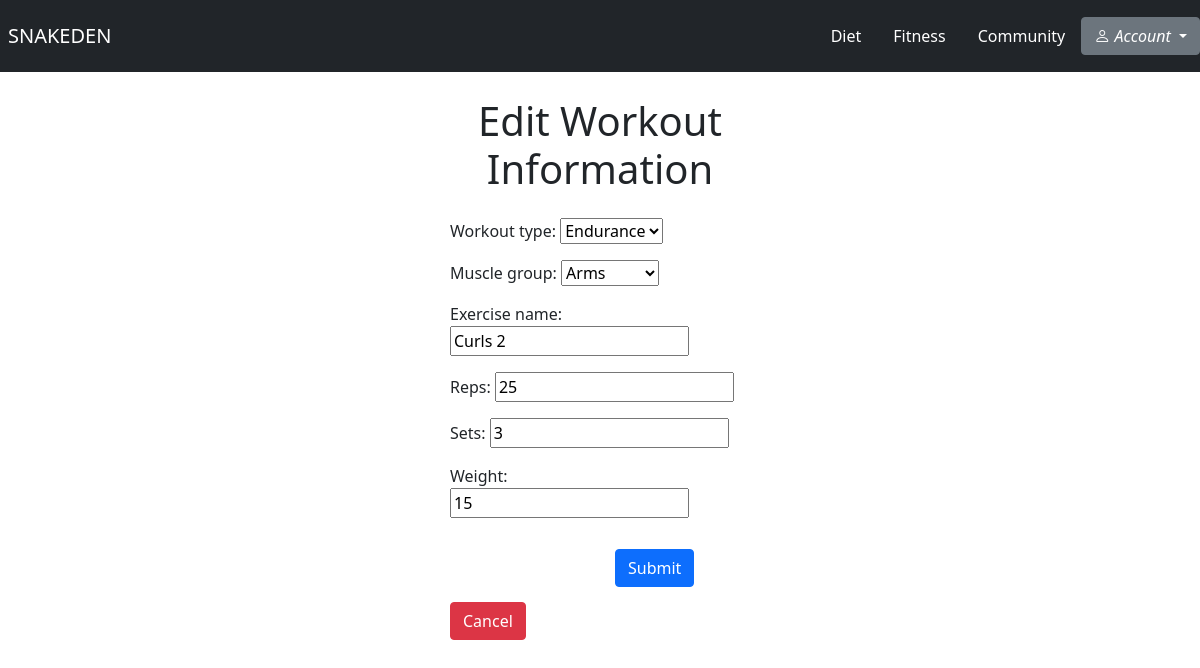
The app's page /fitness/edit_workout/10 (signed in) with its own data.
### fitness/models.py (models this page shows)
class Workout(models.Model):
    WORKOUT_TYPE = [
        ('Cardio', 'Cardio'),
        ('Strength', 'Strength'),
        ('Endurance', 'Endurance'),
    ]
    MUSCLE_GROUP = [
        ('Arms', 'Arms'),
        ('Shoulders', 'Shoulders'),
        ('Back', 'Back'),
        ('Core', 'Core'),
        ('Legs', 'Legs'),
    ]
    workout_type = models.CharField(max_length=50, choices=WORKOUT_TYPE)
    muscle_group = models.CharField(max_length=50, choices=MUSCLE_GROUP)
    exercise_name = models.CharField(max_length=50)
    reps = models.IntegerField()
    sets = models.IntegerField()
    weight = models.IntegerField()
    user = models.ForeignKey(User, on_delete=models.CASCADE)

### fitness/views.py (the view)
# urls.py: path('edit_workout/<int:id>', views.edit_workout, name="edit_workout"),
@login_required
def edit_workout(request, id):
    workout = Workout.objects.get(pk=id)
    form = WorkoutForm(request.POST or None, instance=workout)
    if form.is_valid():
        form.save()
        return redirect('fitness_home')
    return render(request, 'fitness/edit_workout.html', {'workout': workout, 'form': form})

### fitness/templates/fitness/edit_workout.html (shortened to what this page needs)
{% extends 'base.html' %}
{% block body %}
 <div class="container p-0" style="margin-top: 25px; max-width: 25%;">
        <h1 style="text-align: center">Edit Workout Information</h1>
        <form method="POST" style="margin-top: 25px">
            {{ form.as_p }}
            <input type="submit" class="btn btn-primary" style="margin-top: 15px; margin-left: 165px; text-align: center" value="Submit">
            <a href="{% url 'fitness_home' %}" class="btn btn-danger" style="margin-top: 15px;">Cancel</a>
        </form>
    </div>
{% endblock %}

### records on screen
Workout: workout_type "Endurance", muscle_group "Arms", exercise_name "Curls 2", reps "25", sets "3", weight "15"
